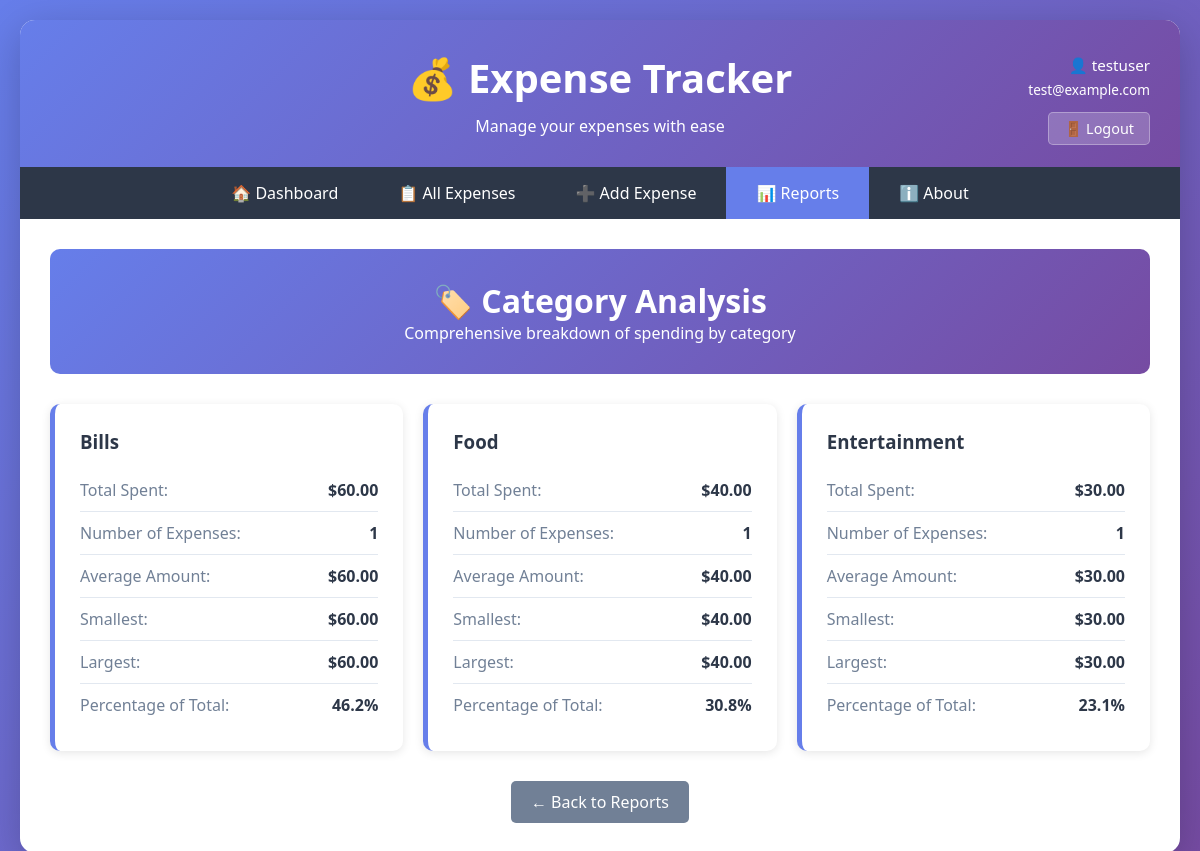
Screenshot of /reports/category (signed in) with the database file from the repository.
### tables this page shows
CREATE TABLE users (
            id INTEGER PRIMARY KEY AUTOINCREMENT,
            username TEXT UNIQUE NOT NULL,
            email TEXT UNIQUE NOT NULL,
            password_hash TEXT NOT NULL,
            created_at TEXT NOT NULL
        );

CREATE TABLE expenses (
            id INTEGER PRIMARY KEY AUTOINCREMENT,
            amount REAL NOT NULL,
            description TEXT NOT NULL,
            category TEXT NOT NULL,
            date TEXT NOT NULL
        , user_id INTEGER DEFAULT 1);

### web_app.py (the view)
@app.route('/reports/category')
@login_required
def category_report():
    conn = get_db_connection()
    categories = conn.execute('''
        SELECT
            category,
            SUM(amount) as total,
            COUNT(*) as count,
            AVG(amount) as average,
            MIN(amount) as minimum,
            MAX(amount) as maximum
        FROM expenses
        WHERE user_id = ?
        GROUP BY category
        ORDER BY total DESC
    ''', (current_user.id,)).fetchall()
    total = conn.execute('SELECT SUM(amount) as total FROM expenses WHERE user_id = ?',
                        (current_user.id,)).fetchone()['total']
    conn.close()
    return render_template('category_report.html',
                         categories=categories,
                         total=total if total else 0)

### web_app.py (called while the page is built)
@login_manager.user_loader
def load_user(user_id):
    conn = sqlite3.connect(DB_FILE)
    conn.row_factory = sqlite3.Row
    cursor = conn.cursor()
    user = cursor.execute('SELECT * FROM users WHERE id = ?', (user_id,)).fetchone()
    conn.close()
    if user:
        return User(user['id'], user['username'], user['email'])
    return None

def get_db_connection():
    conn = sqlite3.connect(DB_FILE)
    conn.row_factory = sqlite3.Row
    return conn

### templates/category_report.html (shortened to what this page needs)
{% extends "base.html" %}
{% block content %}
<div class="report-header">
    <h1>🏷️ Category Analysis</h1>
    <p>Comprehensive breakdown of spending by category</p>
</div>
{% if categories %}
<div class="category-grid">
    {% for cat in categories %}
    <div class="category-card">
        <h3>{{ cat.category }}</h3>
        <div class="stat-row">
            <span class="stat-label">Total Spent:</span>
            <span class="stat-value">${{ "%.2f"|format(cat.total) }}</span>
        </div>
        <div class="stat-row">
            <span class="stat-label">Number of Expenses:</span>
            <span class="stat-value">{{ cat.count }}</span>
        </div>
        <div class="stat-row">
            <span class="stat-label">Average Amount:</span>
            <span class="stat-value">${{ "%.2f"|format(cat.average) }}</span>
        </div>
        <div class="stat-row">
            <span class="stat-label">Smallest:</span>
            <span class="stat-value">${{ "%.2f"|format(cat.minimum) }}</span>
        </div>
        <div class="stat-row">
            <span class="stat-label">Largest:</span>
            <span class="stat-value">${{ "%.2f"|format(cat.maximum) }}</span>
        </div>
        {% if total > 0 %}
        <div class="stat-row" style="border-bottom: none;">
            <span class="stat-label">Percentage of Total:</span>
            <span class="stat-value">{{ "%.1f"|format((cat.total / total) * 100) }}%</span>
        </div>
        {% endif %}
    </div>
    {% endfor %}
</div>
{% else %}
<p style="text-align: center; padding: 50px; color: #718096;">No expense data available</p>
{% endif %}
<div style="text-align: center; margin-top: 30px;">
    <a href="{{ url_for('reports') }}" class="btn btn-secondary">← Back to Reports</a>
</div>
{% endblock %}

### templates/base.html (shortened to what this page needs)
<!DOCTYPE html>
<html lang="en">
<head>
</head>
<body>
    <div class="container">
        <div class="header">
            <div class="user-info">
                <p>👤 {{ current_user.username }}</p>
                <p style="font-size: 0.85em;">{{ current_user.email }}</p>
                <a href="{{ url_for('logout') }}" class="logout-btn">🚪 Logout</a>
            </div>
            <h1>💰 Expense Tracker</h1>
            <p>Manage your expenses with ease</p>
        </div>
        <div class="nav">
            <a href="{{ url_for('index') }}" {% if request.endpoint == 'index' %}class="active"{% endif %}>🏠 Dashboard</a>
            <a href="{{ url_for('expenses') }}" {% if request.endpoint == 'expenses' %}class="active"{% endif %}>📋 All Expenses</a>
            <a href="{{ url_for('add_expense') }}" {% if request.endpoint == 'add_expense' %}class="active"{% endif %}>➕ Add Expense</a>
            <a href="{{ url_for('reports') }}" {% if request.endpoint and 'report' in request.endpoint %}class="active"{% endif %}>📊 Reports</a>
            <a href="{{ url_for('about') }}" {% if request.endpoint == 'about' %}class="active"{% endif %}>ℹ️ About</a>
        </div>
        <div class="content">
            {% block content %}{% endblock %}
        </div>
    </div>
</body>
</html>

### templates/base.html (style rules this page uses)
* { margin: 0; padding: 0; box-sizing: border-box; }
body { font-family: 'Segoe UI', Tahoma, Geneva, Verdana, sans-serif; background: linear-gradient(135deg, #667eea 0%, #764ba2 100%); min-height: 100vh; padding: 20px; }
.container { max-width: 1200px; margin: 0 auto; background: white; border-radius: 15px; box-shadow: 0 10px 40px rgba(0,0,0,0.2); overflow: hidden; }
.header { background: linear-gradient(135deg, #667eea 0%, #764ba2 100%); color: white; padding: 30px; text-align: center; }
.header h1 { font-size: 2.5em; margin-bottom: 10px; }
.user-info { position: absolute; top: 30px; right: 30px; color: white; text-align: right; }
.user-info p { margin: 5px 0; font-size: 0.95em; }
.logout-btn { display: inline-block; margin-top: 8px; padding: 6px 15px; background: rgba(255,255,255,0.2); color: white; text-decoration: none; border-radius: 5px; border: 1px solid rgba(255,255,255,0.3); transition: all 0.3s; font-size: 0.9em; }
.header { position: relative; }
.nav { background: #2d3748; padding: 0; display: flex; justify-content: center; flex-wrap: wrap; }
.nav a { color: white; text-decoration: none; padding: 15px 30px; display: inline-block; transition: background 0.3s; }
.nav a.active { background: #667eea; }
.content { padding: 30px; }
.btn { padding: 10px 20px; border: none; border-radius: 5px; cursor: pointer; font-size: 1em; text-decoration: none; display: inline-block; transition: all 0.3s; }
.btn-secondary { background: #718096; color: white; }

### templates/category_report.html (style rules this page uses)
.report-header { background: linear-gradient(135deg, #667eea 0%, #764ba2 100%); color: white; padding: 30px; border-radius: 10px; margin-bottom: 30px; text-align: center; }
.category-grid { display: grid; grid-template-columns: repeat(auto-fit, minmax(300px, 1fr)); gap: 20px; margin-bottom: 30px; }
.category-card { background: white; padding: 25px; border-radius: 10px; box-shadow: 0 2px 10px rgba(0,0,0,0.1); border-left: 5px solid #667eea; }
.category-card h3 { color: #2d3748; margin-bottom: 15px; }
.stat-row { display: flex; justify-content: space-between; padding: 10px 0; border-bottom: 1px solid #e2e8f0; }
.stat-label { color: #718096; }
.stat-value { font-weight: bold; color: #2d3748; }

### rows the page displays
users: username "testuser", email "test@example.com"
expenses: category "Bills", total "60.00", count "1", average "60.00", minimum "60.00", maximum "60.00", total "46.2"
expenses: category "Food", total "40.00", count "1", average "40.00", minimum "40.00", maximum "40.00", total "30.8"
expenses: category "Entertainment", total "30.00", count "1", average "30.00", minimum "30.00", maximum "30.00", total "23.1"
